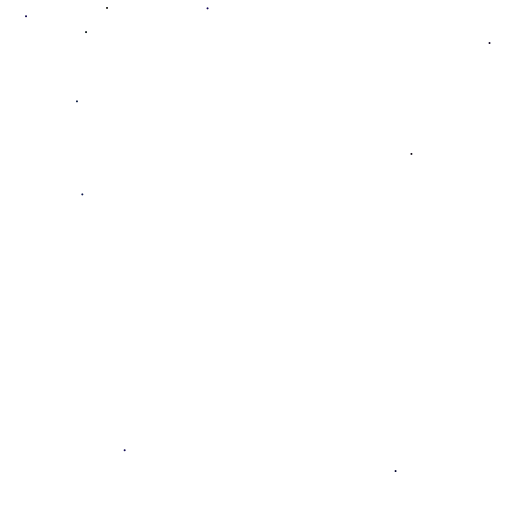
Frame 1 (no input)
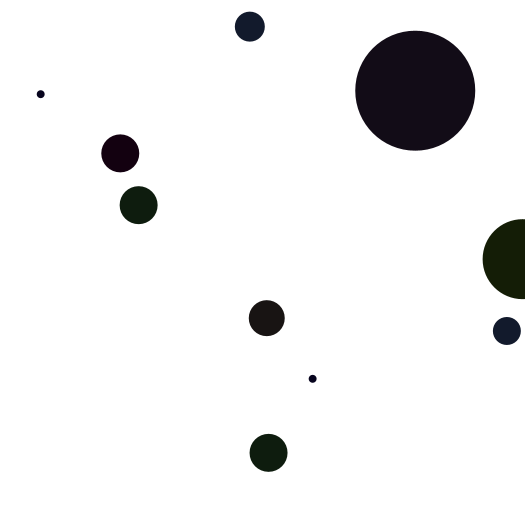
Frame 60 (the mouse pressed at the canvas centre just before this capture)
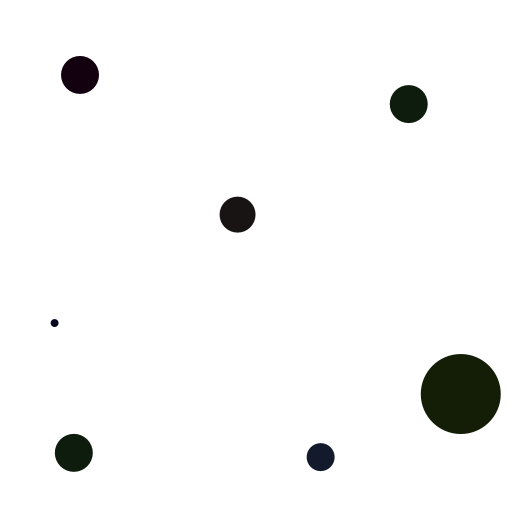
Frame 120 (the mouse held since frame 60 and released just before this capture)

The Processing sketch that drew these frames (run headless with seeded random() and noise(); from frame 60 on, the mouse is pressed at the canvas centre):

// Processing sketch: processing_170350
// ── processing_170350.pde

Ball[] ball = new Ball[10];
boolean globalGrow = true;

void setup() {
  size(525, 525);

  for (int i = 0; i < ball.length; i++) {
    ball[i] = new Ball();
  }
}

void draw() {
  background(255);

  for (int i = 0; i < ball.length; i++) {
    ball[i].sizeIt();
    ball[i].display();
    ball[i].move();

    for (int f = 0; f < ball.length; f++) {
      if (ball[i].intersect(ball[f])) {
        if (i != f) {
          color c = color(random(25), random(40), random(90));
          ball[i].resetMe(c);
          ball[f].resetMe(c);
        }
      }
    }
  }
}

void mousePressed() {
  if (globalGrow == true) {
    globalGrow = false;
  } else {
    globalGrow = true;
  }
}

class Ball {
  float r; // radius
  float x, y;
  color c;
  float xspeed, yspeed;

  Ball() {
    resetMe(color(random(25), random(40), random(90)));
  }

  void sizeIt() {
    if (globalGrow == true)
    {
      r+=1;
    }
  }
  void resetMe(color tempC) {
    r = 0;
    x = random(width);
    y = random(height);
    xspeed = random( -5, 5);
    yspeed = random( -5, 5);
    c = tempC;
  }
  void move() {
    x += xspeed;
    y += yspeed; 
    if (x > width || x < 0) {
      xspeed *= - 1;
    }
    if (y > height || y < 0) {
      yspeed *= - 1;
    }
  }
  void display() {
    noStroke();
    fill(c);
    ellipse(x, y, r*2, r*2);
  }

  boolean intersect(Ball b) {
    float distance = dist(x, y, b.x, b.y); 
    if (distance < r + b.r) {
      return true;
    } else {
      return false;
    }
  }
}
